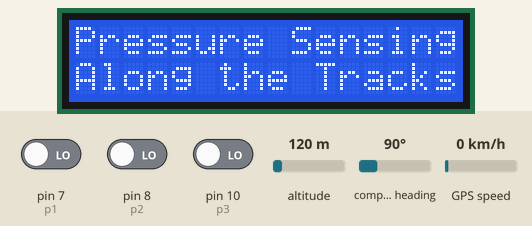
Simulated run of this sketch. Board: Arduino Uno, built with avr-gcc and run on an emulated ATmega328P. On the bench: 16×2 character LCD. The inputs (shaded band) are chosen by the test bench; at power-on: pin 7 (p1) LOW, pin 8 (p2) LOW, pin 10 (p3) LOW, altitude 120 m, compass heading 90°, GPS speed 0 km/h. The GPS gets a fix after 3 s at 37.7749, -122.4194 with 8 satellites; the modem accepts every AT command (registered, SIM ready, sends succeed) and sends nothing else; what the sketch prints to the serial monitor is not drawn.

Above: at 1.2 s.
1.3 s: pin 7 (p1) driven HIGH
9.9 s: pin 8 (p2) driven HIGH
At 10.3 s:
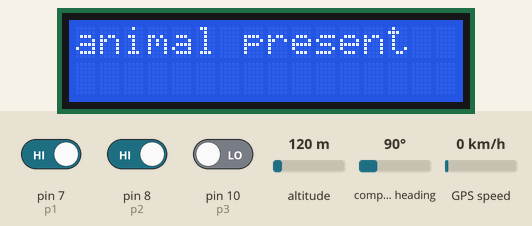
11.4 s: pin 10 (p3) driven HIGH
At 16.7 s:
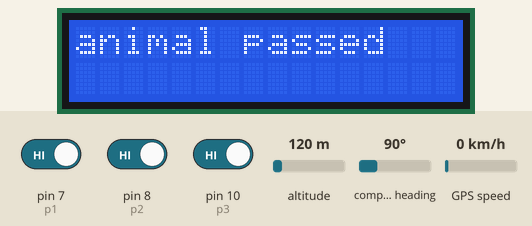
Timing chart, 0 to 18.2 s (numbered marks = the images above; inputs shaded):
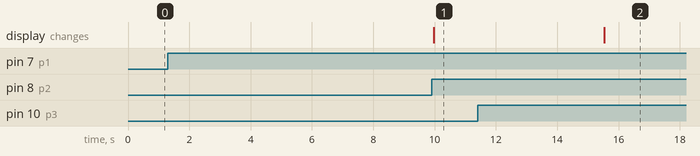

Measured:
- after the input at 1.3 s, every drawn part: stays the same
- after the input at 9.9 s, the display: changes after 0.07 s (image 1)
- after the input at 11.4 s, the display: changes after 4.1 s (image 2)

The sketch:

licprorev3espgpsefy.ino
```cpp
#include <LiquidCrystal.h>
#include "SoftwareSerial.h"
#include <TinyGPS.h>
int idd=0;
TinyGPS gps;
SoftwareSerial ss(13,4);
SoftwareSerial ESP8266(6, 9);
 float flat, flon;
 unsigned long age;
 bool newData = false;
 unsigned long chars;
 unsigned short sentences, failed;
String server = "192.168.43.12";
String mess="";
int p1=7;
int p2=8;
int p3=10;
int val1=0,val2=0,val3=0;
int a=0,vol=0;
int t1=0,t2=0,t3=0,br=0,y=0;
int sno=1;
LiquidCrystal lcd(12, 11, 5, 4, 3, 2);
void setup()
{
    lcd.begin(16, 2);
    lcd.print("Pressure Sensing");
    lcd.setCursor(0, 1);
    lcd.print("Along the Tracks");
Serial.begin(9600);
pinMode(p1,INPUT);
pinMode(p2,INPUT);
pinMode(p3,INPUT);
}

void reset()
{
  ESP8266.println("AT+RST");
  delay(1000);
  if(ESP8266.find("OK")) Serial.println("Module Reset");
}

void senddo(String mess2)
{
  Serial.println("k");
  ESP8266.begin(115200);
  String cmd;
  cmd = "AT+CIPSTART=1,\"TCP\",\"";
  delay(500);
  cmd += server;
  delay(500);
  cmd += "\",80";
  delay(500);
  ESP8266.println(cmd);
  delay(500);
  if(ESP8266.find("OK"))
  {
    Serial.println("Connected to the web!");
  }
  ESP8266.end();
   ss.begin(9600);
   newData=false;

 while(!newData)
  {
    for (unsigned long start = millis(); millis() - start < 1000;)
  {
    while (ss.available())
    {
      char c = ss.read();
      if (gps.encode(c))
        newData = true;
    }
    Serial.println(newData);
  }
  }
  ss.end();
  if (newData)
  {
gps.f_get_position(&flat, &flon, &age);
Serial.print(flat);
Serial.print("   ");
Serial.println(flon);
Serial.println(mess2);
ESP8266.begin(115200);
int sensor=1;
  cmd ="GET /pandeyji/postcoll.php?id=" + (String)idd + "&sen1=" + (String)sensor + "&sen2=" + (String)flat +  "&sen3=" + (String)flon + "HTTP/1.1\r\n";
  idd=idd+1;
  sno=sno+1;
  delay(500);
  cmd += "Host: 192.168.43.12\r\n\r\n";
  delay(500);
  ESP8266.print("AT+CIPSEND=1,");
  delay(500);
  ESP8266.println(cmd.length());
  delay(500);

  if(ESP8266.find(">"))
  {
    Serial.println(">");
  }

  ESP8266.println(cmd);
  delay(500);

  if(ESP8266.find("OK"))
  {
    Serial.println("send!");
  }
ESP8266.end();
}
}

void loop()
{
  ESP8266.begin(115200);
  Serial.print("Start");
  reset();
  ESP8266.println("AT+CWMODE=1");
  delay(1000);
  ESP8266.println("AT+CIPMUX=1");
  delay(1000);
  ESP8266.end();

val1=digitalRead(p1);
val2=digitalRead(p2);
val3=digitalRead(p3);
Serial.print(val1);
Serial.print("   ");
Serial.print(val2);
Serial.print("   ");
Serial.println(val3);
  while (ss.available())
    {
      char c = ss.read();
      if (gps.encode(c))
        newData = true;
    }
if(val1==HIGH||val3==HIGH)
 {
  if(val1==HIGH)
     a=1;
lcd.clear();
lcd.print("1 Sensor Activated");
while(1)
{
val1=digitalRead(p1);
val2=digitalRead(p2);
val3=digitalRead(p3);
Serial.print(val1);
Serial.print("  high  ");
Serial.print(val2);
Serial.print("  high  ");
Serial.println(val3);
  t1=t1+1;
  lcd.setCursor(0,1);
  lcd.print(t1);
  if(val2==HIGH)
  {
   t2=t2+1;
   lcd.clear();
   lcd.print("Sensor 2 Activated");
    while(1)
    {
lcd.setCursor(0, 1);
lcd.print(t2);
t2=t2+1;
val1=digitalRead(p1);
val2=digitalRead(p2);
val3=digitalRead(p3);
Serial.print(val1);
Serial.print("                 ");
Serial.print(val2);
Serial.print("                  ");
Serial.println(val3);
      if(a==1)
            vol=digitalRead(p3);
          else
            vol=digitalRead(p1);
      if(vol==HIGH)
      {
      while(1)
      {
       t3=t3+1;
      lcd.clear();
    if(t1<100&&t2<100)
    {
    lcd.clear();
    lcd.print("Landslide -3 ");
    mess="landslide-3";
    senddo(mess);
    lcd.setCursor(0, 1);
    lcd.print(t3);
      }
      else
      {
    lcd.clear();
    lcd.print("animal passed ");
    mess="animal passed";
    senddo(mess);
    y=1;
    lcd.setCursor(0, 1);
    lcd.print(t3);
      }
    if(t3>500&&y==1)
    {
      y=0;
      br=1;
      break;
    }
     }
    }

    if(t1<100)
    {
    lcd.clear();
    lcd.print("landslide ");
    mess="landslide ";
    senddo(mess);
    }
    else
    {
    lcd.clear();
    lcd.print("animal present ");
    mess="animal present";
    senddo(mess);
    }
    if(br==1)
    break;
  }
}
if(br==1)
{
  lcd.clear();
  lcd.print("Pressure Sensing");
  lcd.setCursor(0, 1);
  lcd.print("Along the Tracks");
break;
  }
}
}
t1=0;t2=0;t3=0;br=0;a=0;
}
```
